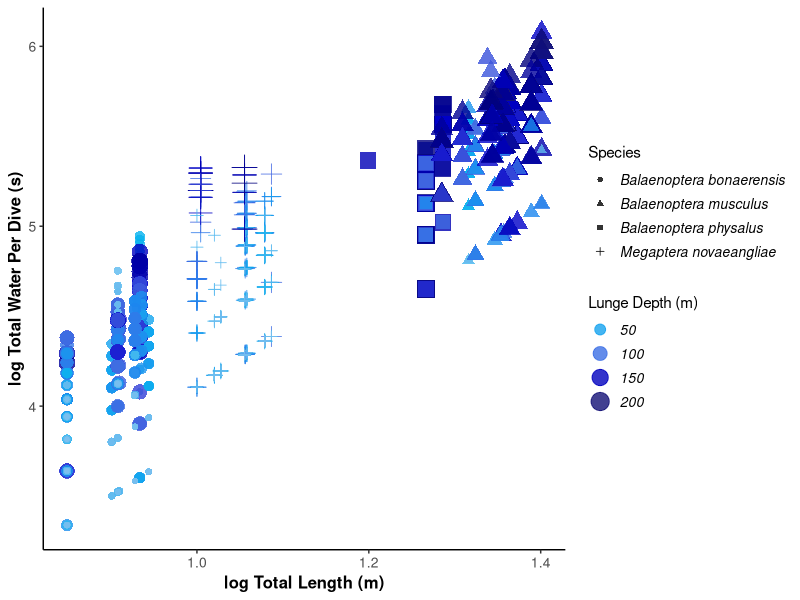
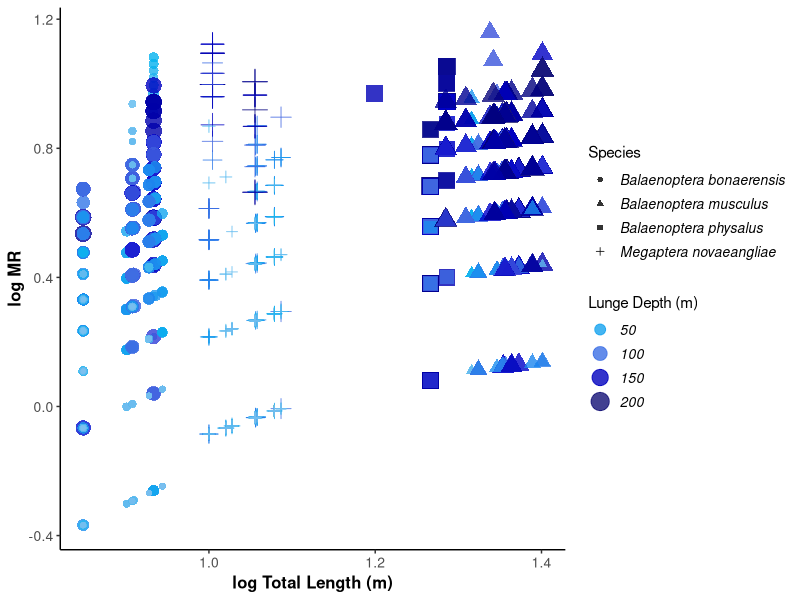

Generate these figures, in order, with R: (Note: this script raises an error after producing the figures.)
## Figure 5 ########

# load packages and data ----

library(tidyverse)

LungesPerDive_water <- read.csv("Figure 5 filtration paper data.csv") %>%
  filter(TL > 6) %>% 
  filter(Lunge_Count>0) %>% 
  mutate(SpeciesCode = substr(ID, 2, 3),
         ID = str_remove_all(ID, "[']"),
         SciName = case_when(
           SpeciesCode == "bw" ~ "Balaenoptera musculus",
           SpeciesCode == "bp" ~ "Balaenoptera physalus",
           SpeciesCode == "mn" ~ "Megaptera novaeangliae",
           SpeciesCode == "bb" ~ "Balaenoptera bonaerensis"))    
#raw data 
  
# data tidying ----  

LungesPerDive_water_summary <- LungesPerDive_water %>% ## add species
  mutate(SpeciesCode = substr(ID, 1, 2),
         ID = str_remove_all(ID, "[']"),
         SciName = case_when(
           SpeciesCode == "bw" ~ "Balaenoptera musculus",
           SpeciesCode == "bp" ~ "Balaenoptera physalus",
           SpeciesCode == "mn" ~ "Megaptera novaeangliae",
           SpeciesCode == "bb" ~ "Balaenoptera bonaerensis")) %>% 
  group_by(ID) %>% 
  summarise(MR_mean = mean(MR),
            MW_mean = mean(MW))


# plotting ----

#total water per dive (classed by depth) by total length raw data style, not mass specific 

TotalWaterByTL <- ggplot() +
  geom_point(data = LungesPerDive_water, aes (y = log10(Total.Water.Per.Dive..kg.), x = log10(TL), shape=SciName, color = Mean_Depth, size = Mean_Depth), alpha = 0.8)+  
  scale_color_gradientn(colours = c("skyblue2",
                                    "deepskyblue2",
                                    "dodgerblue2", "royalblue",
                                    "mediumblue", "navy", "midnightblue")) +
  labs(x = "log Total Length (m)",
       y = "log Total Water Per Dive (s)") +
  theme_classic() +
  theme(axis.text=element_text(size=10),
        axis.title=element_text(size=12,face="bold")) + 
  guides(color=guide_legend("Lunge Depth (m)")) +
  guides(size=guide_legend("Lunge Depth (m)")) +
  guides(shape=guide_legend("Species")) +
  theme(legend.text = element_text(size=10, 
                                   face="italic"))

TotalWaterByTL

### total water per dive, made mass specific by TL, raw data style
TotalWater_MassSpecific <- ggplot() +
  geom_point(data = LungesPerDive_water, aes (y = log10(MR), x = log10(TL), shape=SciName, color = Mean_Depth, size = Mean_Depth), alpha = 0.8)+  
  scale_color_gradientn(colours = c("skyblue2",
                                    "deepskyblue2",
                                    "dodgerblue2", "royalblue",
                                    "mediumblue", "navy", "midnightblue")) +
  labs(x = "log Total Length (m)",
       y = "log MR") +
  theme_classic() +
  theme(axis.text=element_text(size=10),
        axis.title=element_text(size=12,face="bold")) + 
  guides(color=guide_legend("Lunge Depth (m)")) +
  guides(size=guide_legend("Lunge Depth (m)")) +
  guides(shape=guide_legend("Species")) +
  theme(legend.text = element_text(size=10, 
                                   face="italic"))

TotalWater_MassSpecific


## this graph is how many more times than body size is the water swallowed on average per lunge
MR <- ggplot() +
  geom_point(data = LungesPerDive_MR_summary, aes(x = fct_reorder(ID, MR_mean), y = MR_mean, color = ))+
  theme(axis.text.x = element_text(angle = 90))
MR



